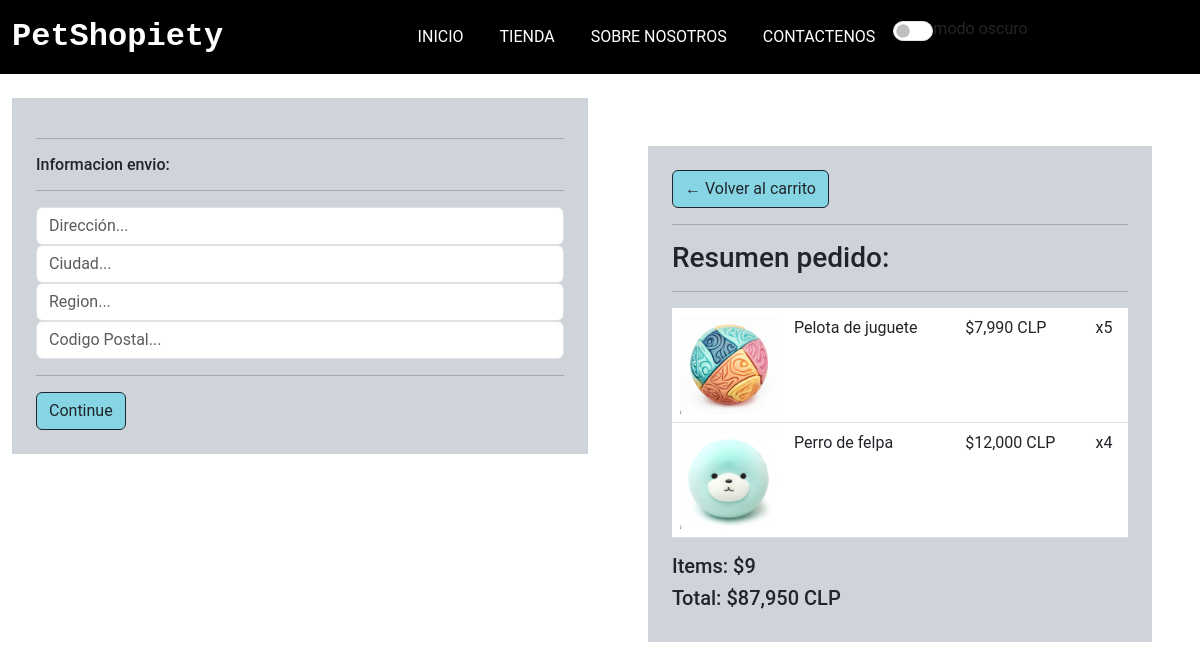
The app's page /checkout (signed in), older data.
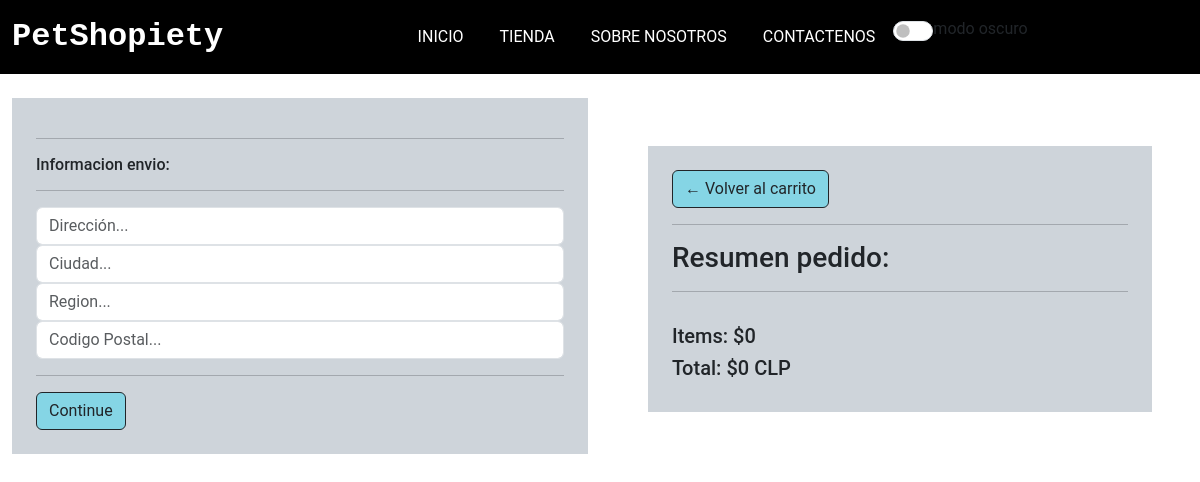
The same page, newer data.
### apps/PetShopiety/models.py (models this page shows, shortened)
class ItemsOrden(models.Model):
    producto = models.ForeignKey(
        Producto, on_delete=models.SET_NULL, blank=True, null=True)
    orden = models.ForeignKey(
        Orden, on_delete=models.SET_NULL, blank=True, null=True)
    cantidad = models.IntegerField(default=0, null=True, blank=True)
    fecha_agregada = models.DateTimeField(auto_now=True)
    @property
    def obtener_total(self):
        total = self.producto.precio * self.cantidad
        return total

class Producto(models.Model):
    sku = models.IntegerField(primary_key=True)
    nombre = models.CharField(max_length=50)
    stock = models.IntegerField()
    precio = models.IntegerField()
    descripcion = models.CharField(max_length=200)
    id_cat = models.ForeignKey(Categoria, on_delete=models.CASCADE)
    img_url = models.ImageField(upload_to='imagenesProducto')

class Orden(models.Model):
    comprador = models.ForeignKey(
        Comprador, on_delete=models.SET_NULL, blank=True, null=True)
    fecha_orden = models.DateTimeField(auto_now_add=True)
    completado = models.BooleanField(max_length=200, null=True)
    id_transaccion = models.CharField(max_length=200, null=True)
    @property
    def shipping(self):
        shipping = True
        return shipping
    @property
    def obtener_total_carrito(self):
        itemsorden = self.itemsorden_set.all()
        total = sum([item.obtener_total for item in itemsorden])
        return total
    @property
    def obtener_total_items(self):
        itemsorden = self.itemsorden_set.all()
        total = sum([item.cantidad for item in itemsorden])
        return total

### apps/PetShopiety/views.py (the view)
# urls.py: path('checkout', views.cargarCheckOut),
@csrf_exempt
def cargarCheckOut(request):
    if request.user.is_authenticated:
        comprador = request.user.comprador
        orden, created = Orden.objects.get_or_create(
            comprador=comprador, completado=False)
        items = orden.itemsorden_set.all()
        cartItems = orden.obtener_total_items
    else:
        items = []
        orden = {"obtener_total_carrito": 0,
                 "obtener_total_items": 0, 'shipping': False}
        cartItems = orden['obtener_total_items']
    return render(request, "checkout.html", {"items": items, "orden": orden, 'cartItems:': cartItems})

### apps/PetShopiety/templates/checkout.html (shortened to what the changed rows need)
<!DOCTYPE html>
<html lang="en">
{%load static%}
{%load humanize%}
<head>
    <link href="https://cdn.jsdelivr.net/npm/bootstrap@5.3.0-alpha3/dist/css/bootstrap.min.css" rel="stylesheet"
 />
    <link rel="stylesheet" href="https://cdn.jsdelivr.net/npm/bootstrap-icons@1.10.5/font/bootstrap-icons.css">
    {%block head%}
    <link rel="stylesheet" href="{% static 'css/style.css' %}">
    {%endblock%}
</head>
<body class="">
    <main class="py-md-0">
        <div class="container-fluid">
            <div class="row">
                <div class="col-lg-6 p-5">
                    <div class="container p-4 bg-dark-subtle border-2">
                        <a class="btn btn-outline-dark" href="/carrito">&#x2190; Volver al carrito</a>
                        <hr>
                        <h3>Resumen pedido:</h3>
                        <hr>
                        <div class="table-responsive">
                            <table class="table">
                                {%for item in items %}
                                <tbody>
                                    <td class="w-25"><img class="w-100" src="{{item.producto.img_url.url}}"></td>
                                    <td>
                                        <p>{{item.producto.nombre}}</p>
                                    </td>
                                    <td>
                                        <p>${{item.producto.precio|intcomma}} CLP</p>
                                    </td>
                                    <td>
                                        <p>x{{item.cantidad}}</p>
                                    </td>
                                </tbody>
                                {%endfor%}
                            </table>
                        </div>
                        <h5>Items: ${{orden.obtener_total_items}}</h5>
                        <h5>Total: ${{orden.obtener_total_carrito|intcomma}} CLP</h5>
                    </div>
                </div>
            </div>
        </div>
    </main>
</body>
</html>

Row changes from the older to the newer data that the page shows:
no longer on this page (row edited): ItemsOrden: producto.img_url (picture), producto.nombre "Pelota de juguete", producto.precio "7,990", cantidad "5"
no longer on this page (row edited): ItemsOrden: producto.img_url (picture), producto.nombre "Perro de felpa", producto.precio "12,000", cantidad "4"
no longer on this page (row edited): Orden: obtener_total_items "9", obtener_total_carrito "87,950"
added Orden: obtener_total_items "0", obtener_total_carrito "0"
